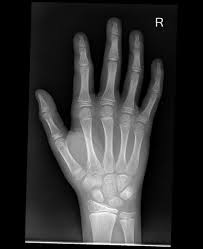
#> input picture 7th-week-hw/images/gammaImg.jpg, 203 x 249 px, found by its file name
$ python sobel.py   (older library calls are emulated)
#> lines starting #> are read from the running program, lines starting #| are printed output that depends on the picture
import cv2
from matplotlib import pyplot as plt

image = cv2.imread('images\\gammaImg.jpg')
#> image is the input picture: shape (249, 203, 3); min 0, max 255, mean 47.9
img_gray = cv2.cvtColor(image, cv2.COLOR_BGR2GRAY)

# get red of noise
img = cv2.GaussianBlur(img_gray,(3,3),0)

sobelx = cv2.Sobel(img,cv2.CV_64F,1,0,ksize=5)  # x
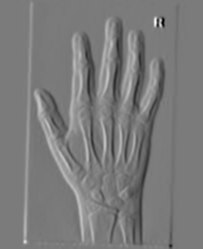
#> sobelx: shape (249, 203) float64; min -5517, max 5905, mean 0; drawn with min black and max white
sobely = cv2.Sobel(img,cv2.CV_64F,0,1,ksize=5)  # y
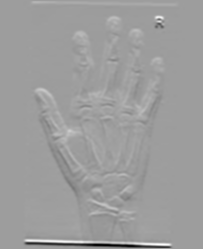
#> sobely: shape (249, 203) float64; min -8849, max 5494, mean 1.9; drawn with min black and max white

plt.subplot(2,2,1)
plt.imshow(img,cmap = 'gray')
plt.title('Original')
plt.xticks([]), plt.yticks([])

plt.subplot(2,2,3)
plt.imshow(sobelx, cmap = 'gray')
plt.title('Sobel X')
plt.xticks([]), plt.yticks([])

plt.subplot(2,2,4)
plt.imshow(sobely, cmap = 'gray')
plt.title('Sobel Y')
plt.xticks([]), plt.yticks([])

plt.show()
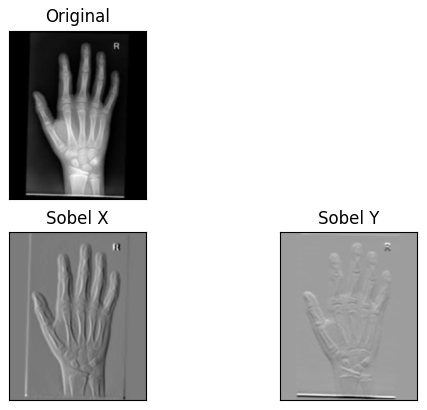
#> figure drawn by matplotlib, 3 panels

$ run again, with 7th-week-hw/images/imageNeg.jpg copied over 7th-week-hw/images/gammaImg.jpg
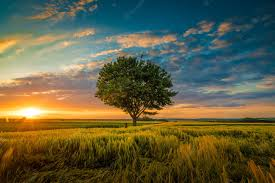
#> input picture 7th-week-hw/images/imageNeg.jpg, 275 x 183 px, found by its file name
#> image is the input picture: shape (183, 275, 3); mean B, G, R 67.6, 95.7, 97.7
#> `sobely = cv2.Sobel(img,cv2.CV_64F,0,1,ksize=5)`:
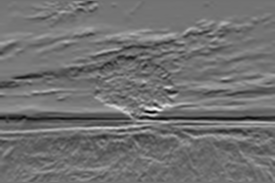
#> sobely: shape (183, 275) float64; min -4209, max 5247, mean -8.3; drawn with min black and max white
#> `plt.show()`:
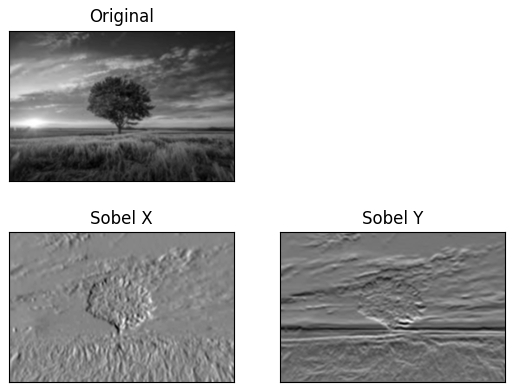
#> figure drawn by matplotlib, 3 panels
